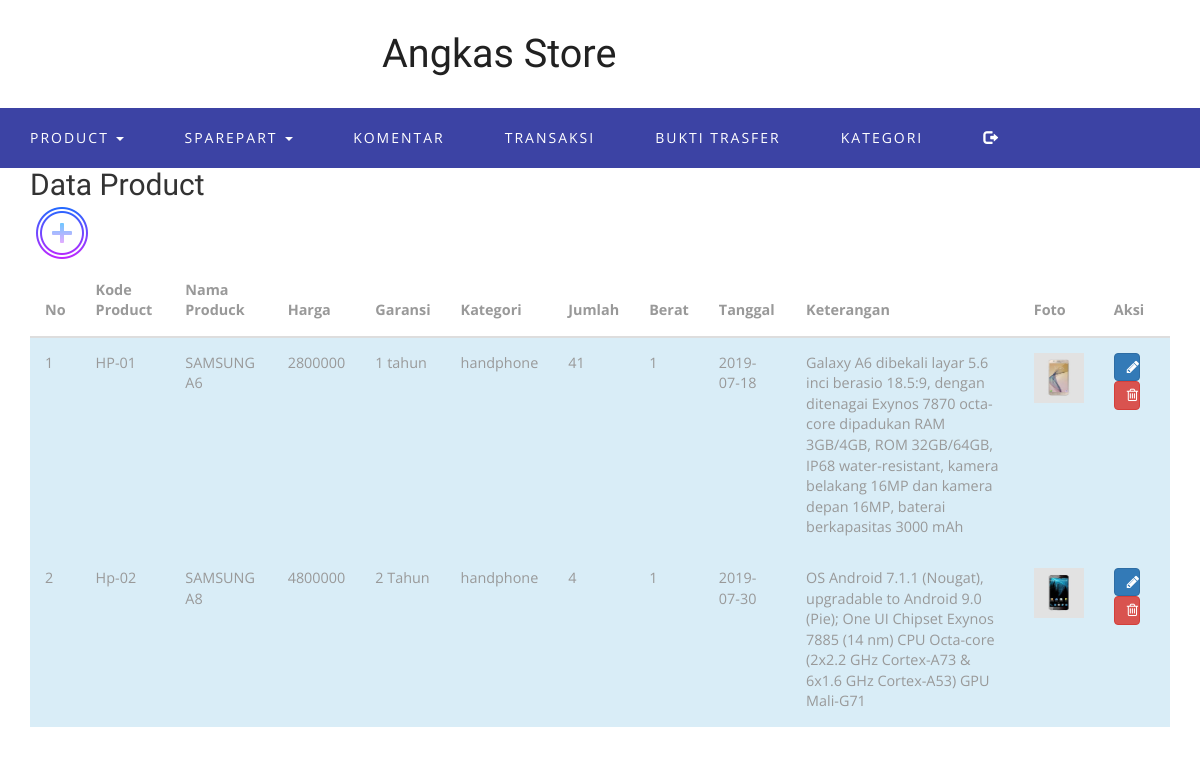
The page /function/admin/halaman.php?page=product/data_product (signed in) on the database its author committed.
### tables this page shows
CREATE TABLE `tbl_product` (
  `id_barang` int(11) NOT NULL AUTO_INCREMENT,
  `id_kategori` int(11) DEFAULT NULL,
  `kd_barang` varchar(30) DEFAULT NULL,
  `nama_barang` varchar(30) DEFAULT NULL,
  `harga` varchar(30) DEFAULT NULL,
  `garansi` varchar(30) DEFAULT NULL,
  `jumlah` varbinary(30) DEFAULT NULL,
  `berat` int(11) DEFAULT NULL,
  `tgl` date DEFAULT NULL,
  `ket` text DEFAULT NULL,
  `foto` text DEFAULT NULL,
  PRIMARY KEY (`id_barang`)
);

CREATE TABLE `tbl_kategori` (
  `id_kategori` int(11) NOT NULL AUTO_INCREMENT,
  `kategori` varchar(20) DEFAULT NULL,
  PRIMARY KEY (`id_kategori`)
);

### function/admin/product/data_product.php (the view, shortened to what this page needs)
<?php
if(!isset($_SESSION['admin']['id_admin'])){
	echo"<script>alert('silahkan login terlebih dahulu');
		window.location='../index.php';
		</script>";
}else
	if(isset($_SESSION['admin']['id_admin'])){
?>
<div class="container">
  <h2>Data Product</h2>
							<a href="halaman.php?page=product/tambah" style="opacity: 1;"><img src="icon/tambahdata.png" alt=""></a></li>
  <div class="table-responsive">
  <?php
  $koneksi=mysqli_connect('localhost','root','','db_sparepart') or die (mysqli_connect_error());
  $qry=mysqli_query($koneksi,"SELECT * FROM tbl_product  a LEFT JOIN tbl_kategori b ON a.id_kategori=b.id_kategori WHERE a.id_kategori='1'");
  ?>
    <table class="table">
    <thead>
      <tr>
        <th>No</th>
        <th>Kode Product</th>
        <th>Nama Produck</th>
		<th>Harga</th>
        <th>Garansi</th>
		<th>Kategori</th>
		<th>Jumlah</th>
		<th>Berat</th>
		<th>Tanggal</th>
		<th>Keterangan</th>
        <th>Foto</th>
		<th>Aksi</th>
      </tr>
    </thead>
    <tbody>
    <?php
	$no=1;
	while($data= mysqli_fetch_array($qry)){
		?>
      <tr class="info">
        <td><?php echo $no++ ?> </td>
        <td><?php echo $data['kd_barang'] ?></td>
        <td><?php echo $data['nama_barang'] ?></td>
		<td><?php echo $data['harga'] ?></td>
        <td><?php echo $data['garansi'] ?></td>
		<td><?php echo $data['kategori'] ?></td>
		<td><?php echo $data['jumlah'] ?></td>
		<td><?php echo $data['berat'] ?></td>
		<td><?php echo $data['tgl'] ?></td>
		<td><?php echo $data['ket'] ?></td>
        <td><img width="50px" height="50px" src="product/images1/<?php echo $data['foto']; ?>"></td>
		<td><a href="halaman.php?page=product/edit&id=<?php echo $data['id_barang'] ?>" class="btn btn-primary col-sm-5 fa fa-pencil fa-1x"></a>
			<a href="halaman.php?page=product/hapus&id=<?php echo $data['id_barang'] ?>" class="btn btn-danger col-sm-5 fa fa-trash-o fa-1x"></a>
		</td>
      </tr>
	  <?php } ?>
    </tbody>
  </table>
  </div>
</div>
	<?php } ?>

### function/admin/halaman.php (shortened to what this page needs)
<?php
if(!isset($_SESSION['admin']['id_admin'])){
	echo"<script>alert('silahkan login terlebih dahulu');
		window.location='../index.php';
		</script>";
}else
	if(isset($_SESSION['admin']['id_admin'])){
?>
<!DOCTYPE html>
<html lang="en">
<head>
<link href="css/bootstrap.css" rel="stylesheet" type="text/css" media="all" />
<link href="css/style.css" rel="stylesheet" type="text/css" media="all" />
<link href="css/fasthover.css" rel="stylesheet" type="text/css" media="all" />
<link href="css/popuo-box.css" rel="stylesheet" type="text/css" media="all" />
<link href="css/font-awesome.css" rel="stylesheet">
<link rel="stylesheet" href="css/jquery.countdown.css" />
</head>
<body>
<?php include ("function/header.php") ?>
<?php include ("function/navigator.php") ?>
<?php include ("content.php") ?>
</body>
</html>
	<?php } ?>

### function/admin/function/header.php (shortened to what this page needs)
<div class="header" id="home1">
	<div class="container">
		<div class="w3l_logo">
			<h1><a href="halaman.php">Angkas Store</a></h1>
		</div>
	</div>
</div>

### function/admin/function/navigator.php (shortened to what this page needs)
<div class="navigation">
	<div class="">
		<nav class="navbar navbar-default">
			<div class="collapse navbar-collapse" id="bs-megadropdown-tabs">
				<ul class="nav navbar-nav">
				<li class="dropdown">
				<li class="w3pages"><a href="#" class="dropdown-toggle" data-toggle="dropdown" role="button" aria-haspopup="true" aria-expanded="false">Product <span class="caret"></span></a>
					</li>
				</li>
					<li class="dropdown">
				<li class="w3pages"><a href="#" class="dropdown-toggle" data-toggle="dropdown" role="button" aria-haspopup="true" aria-expanded="false">Sparepart <span class="caret"></span></a>
					</li>
				</li>
					<li><a href="halaman.php?page=komen/data_komentar">Komentar</a></li>
					<li><a href="?page=transaksi/data_transaksi">Transaksi</a></li>
					<li><a href="?page=transaksi/bukti_transaksi">Bukti Trasfer</a></li>
					<li><a href="?page=kategori/data_kategori">Kategori</a></li>
					<li><a href="logout.php"><span class="glyphicon glyphicon-log-out" aria-hidden="true"></span></a></li>
				</ul>
			</div>
		</nav>
	</div>
</div>

### function/admin/content.php
<?php
if(!empty($_GET["page"])){
	include_once($_GET["page"].".php");
}else{
	include ("home.php");
}
?>

### rows shown on the page
tbl_product: kd_barang "HP-01", nama_barang "SAMSUNG A6", harga "2800000", garansi "1 tahun", id_kategori.kategori "handphone", jumlah "41", berat "1", tgl "2019-07-18", ket "Galaxy A6 dibekali layar 5.6 inci berasio 18.5:9, dengan ditenagai Exynos 7870 octa-core dipadukan RAM 3GB/4GB, ROM 32GB/64GB, IP68 water-resistant, kamera belakang 16MP dan kamera depan 16MP, baterai berkapasitas 3000 mAh", foto (picture)
tbl_product: kd_barang "Hp-02", nama_barang "SAMSUNG A8", harga "4800000", garansi "2 Tahun", id_kategori.kategori "handphone", jumlah "4", berat "1", tgl "2019-07-30", ket "OS Android 7.1.1 (Nougat), upgradable to Android 9.0 (Pie); One UI Chipset Exynos 7885 (14 nm) CPU Octa-core (2x2.2 GHz Cortex-A73 & 6x1.6 GHz Cortex-A53) GPU Mali-G71", foto (picture)
